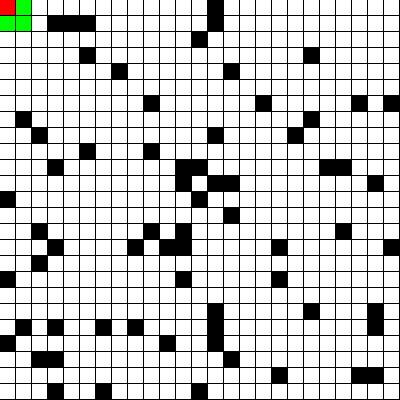
Frame 1 (no input)
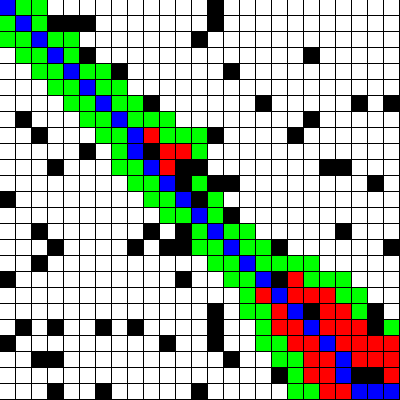
Frame 60 (no input)
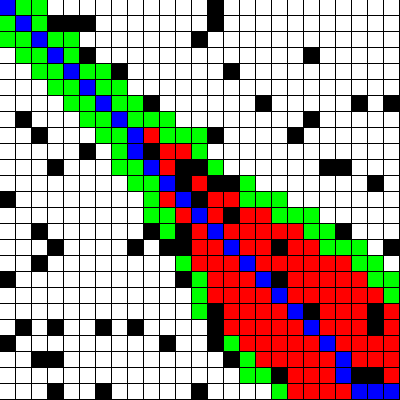
Frame 120 (the mouse pressed at the canvas centre since frame 60)

The p5.js sketch that drew these frames (run headless with seeded random() and noise() and a simulated clock; from frame 60 on, the mouse is pressed at the canvas centre):

// p5.js sketch
// ── sketch.js
//creating a (5x5) grid:
var cols = 25;
var rows = 25;
//setting up the grid with the number of column
var grid = new Array(cols);

//open and closed set;
var openSet = [];
var closedSet = [];
var start;
var end;
var w, h;
var path=[];
var noSolution = false;

//helper function to remove an element from an array
function removeFromArray(arr, ele)
{
    for (var i = arr.length - 1; i >= 0; i--)
    {
        if(arr[i] == ele)
        {
            arr.splice(i ,1);
        }
    }
}

function getFormData()
{
    var startPoint = document.getElementById("startPoint").value;
    var endPoint = document.getElementById("endPoint").value;
    console.log("Start Point: ");
    console.log(startPoint);
    console.log("End Point: ");
    console.log(endPoint);
}
function heuristic(a,b)
{
    //calculating the distance between the two node a and b
    var d = dist(a.i, a.j, b.i, b.j);
    // var d = abs(a.i-b.i) + abs(a.j - b.j);
    return d;
}

//constructor to create an object:
function Spot(i, j)
{
    //coordinate of each node (spot)
    this.i = i
    this.j = j
    this.f = 0;
    this.g = 0;
    this.h = 0;
    this.neighbors = [];
    this.previous = undefined;
    //adding obstacles a long the path
    //originally, there are no walls
    this.wall = false;

    if(random(1) < 0.1)
    {
        this.wall = true;
    }

    //displaying the path processes
    this.show = function(col)
    {
        fill(col);
        if(this.wall)
        {
            fill(0); //the color of a wall/obstacles are always black
        }
        noStroke();
        rect(this.i * w, this.j * h, w-1, h-1);

    }

    this.addNeighbors = function(grid)
    {
        var i = this.i;
        var j = this.j;
        if( i < cols - 1) 
        {
            this.neighbors.push(grid[i+1][j]);
        }

        if (i > 0)
        {
            this.neighbors.push(grid[i-1][j]);
        }

        if ( j < rows - 1)
        {
            this.neighbors.push(grid[i][j + 1]);
        }

        if( j > 0)
        {
            this.neighbors.push(grid[i][j - 1]);
        }
        //addding diagonal path
        if(i > 0 && j > 0)
        {
            this.neighbors.push(grid[i-1][j - 1]);
        }
        if(i < cols - 1 && j > 0)
        {
            this.neighbors.push(grid[i+1][j - 1]);
        }
        if(i > 0 && j < rows - 1)
        {
            this.neighbors.push(grid[i-1][j + 1]);
        }

        if(i < cols - 1 && j < rows - 1)
        {
            this.neighbors.push(grid[i+1][j + 1]);
        }

    }

}

//setting up an intializer:
function setup(){
    createCanvas(400, 400);
    console.log("Running A* algorithm!");

    //screen optimization: 
    //Grid cell size:
    w = width / cols;
    h = height/ rows;

    //making a 2d array:
    for (var i = 0; i < cols; i++)
    {
        grid[i] = new Array(rows);
    }
    //Setting up the nodes on the grid
    for (var i = 0; i < cols; i++)
    {
        for(var j = 0; j < rows; j++)
        {
            grid[i][j] = new Spot(i, j);

        }
        
    } //the grid now contains all the nodes.

    //adding the neighbors to the 
    for (var i = 0; i < cols; i++)
    {
        for(var j = 0; j < rows; j++ )
        {
            grid[i][j].addNeighbors(grid);

        }
        
    }
    //initializing the position of the start node:
    start = grid[0][0]; //top left
    end = grid[cols - 1][rows - 1]; //bottom right
    //the start and end points can never be an obstacles
    start.wall =false;
    end.wall = false;

    openSet.push(start) //The first node to be evalutated would be the start node


    console.log(grid);

}

//Drawing the path:
function draw()
{
    if (openSet.length > 0)
    {
        //best next option
        var winner = 0;
        for(var i = 0; i < openSet.length; i++)
        {
            if (openSet[i].f < openSet[winner].f){
                winner = i;
            }
        }
        var current = openSet[winner];

        if(current === end)
        {
            //find the path
            if(!noSolution)
            {
                path = [];
                var temp = current;
                path.push(temp);
                //as long as the temp has a previous nodes:
                while(temp.previous){
                    path.push(temp.previous);
                    temp = temp.previous; 

                }
                console.log('Done!');

            }
        }
        //openset.remove(current) -> remove the current index from openSet and move it to close
        removeFromArray(openSet, current);
        closedSet.push(current);
        //we can keep going through the node
        var neighbors = current.neighbors;
        //for loop to check for all the neighbors:
        for(var i = 0; i < neighbors.length; i++)
        {
            var neighbor = neighbors[i];

            if(!closedSet.includes(neighbor) && !neighbor.wall)
            {
                //we assume the distance all node is 1 
                var tempG = current.g + 1;
                
                var newPath = false;
                if(openSet.includes(neighbor))
                {
                    if(tempG < neighbor.g)
                    {

                        neighbor.g = tempG;
                        newPath = true;
                    }
                } else {
                    neighbor.g = tempG;
                    newPath = true;
                    openSet.push(neighbor); //this means the node is still good to be evaluated.
                }

                if(newPath){
                    neighbor.h = heuristic(neighbor, end); //how long can I guess to go from the current node to the end?
                    neighbor.f = neighbor.g + neighbor.h     //a* algorithm
                    neighbor.previous = current;
                }
            }
        }
    }

    else
    {
        //no solution
        console.log("No Solution");
        noSolution = true;
        noLoop();
    }

    background(0);

    //Debugging purposes:
    for(var i = 0; i < cols; i++)
    {
        for(var j = 0; j < rows; j++)
        {
            grid[i][j].show(color(255));
        }
    }

    //Color design for debugging
    //closed set would appear as red
    for (var i = 0; i < closedSet.length; i++)
    {
        closedSet[i].show(color(255, 0, 0));
    }
    //open set would appead on the grid on green 
    for(var i = 0; i < openSet.length; i++)
    {
        openSet[i].show(color(0, 255, 0));
    }

    //the path is blue!
    for(var i = 0; i < path.length; i++)
    {
        //showing the path from point A to point B
        path[i].show(color(0, 0, 255));
    }


    
}
